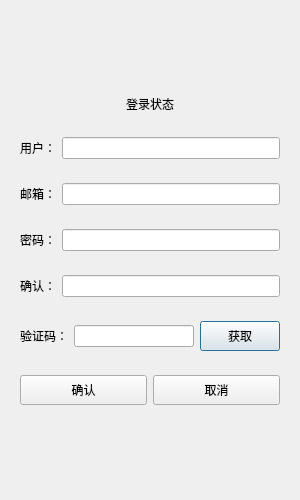
<?xml version="1.0" encoding="UTF-8"?>
<ui version="4.0">
 <class>RegisterDialog</class>
 <widget class="QDialog" name="RegisterDialog">
  <property name="geometry">
   <rect>
    <x>0</x>
    <y>0</y>
    <width>300</width>
    <height>500</height>
   </rect>
  </property>
  <property name="minimumSize">
   <size>
    <width>300</width>
    <height>500</height>
   </size>
  </property>
  <property name="maximumSize">
   <size>
    <width>300</width>
    <height>500</height>
   </size>
  </property>
  <property name="windowTitle">
   <string>Dialog</string>
  </property>
  <layout class="QVBoxLayout" name="verticalLayout">
   <item>
    <widget class="QWidget" name="widget" native="true">
     <layout class="QHBoxLayout" name="horizontalLayout_8">
      <item>
       <spacer name="verticalSpacer_2">
        <property name="orientation">
         <enum>Qt::Vertical</enum>
        </property>
        <property name="sizeHint" stdset="0">
         <size>
          <width>20</width>
          <height>28</height>
         </size>
        </property>
       </spacer>
      </item>
     </layout>
    </widget>
   </item>
   <item>
    <widget class="QWidget" name="widget_10" native="true">
     <layout class="QHBoxLayout" name="horizontalLayout_9">
      <item>
       <widget class="QLabel" name="state_lable">
        <property name="text">
         <string>登录状态</string>
        </property>
        <property name="alignment">
         <set>Qt::AlignCenter</set>
        </property>
       </widget>
      </item>
     </layout>
    </widget>
   </item>
   <item>
    <widget class="QWidget" name="widget_2" native="true">
     <layout class="QHBoxLayout" name="horizontalLayout_3">
      <item>
       <widget class="QLabel" name="label">
        <property name="text">
         <string>用户：</string>
        </property>
       </widget>
      </item>
      <item>
       <widget class="QLineEdit" name="user_edit"/>
      </item>
     </layout>
    </widget>
   </item>
   <item>
    <widget class="QWidget" name="widget_3" native="true">
     <layout class="QHBoxLayout" name="horizontalLayout_2">
      <item>
       <widget class="QLabel" name="label_2">
        <property name="text">
         <string>邮箱：</string>
        </property>
       </widget>
      </item>
      <item>
       <widget class="QLineEdit" name="email_edit"/>
      </item>
     </layout>
    </widget>
   </item>
   <item>
    <widget class="QWidget" name="widget_4" native="true">
     <layout class="QHBoxLayout" name="horizontalLayout">
      <item>
       <widget class="QLabel" name="label_3">
        <property name="text">
         <string>密码：</string>
        </property>
       </widget>
      </item>
      <item>
       <widget class="QLineEdit" name="password_edit"/>
      </item>
     </layout>
    </widget>
   </item>
   <item>
    <widget class="QWidget" name="widget_5" native="true">
     <layout class="QHBoxLayout" name="horizontalLayout_4">
      <item>
       <widget class="QLabel" name="label_4">
        <property name="text">
         <string>确认：</string>
        </property>
       </widget>
      </item>
      <item>
       <widget class="QLineEdit" name="confirm_edit"/>
      </item>
     </layout>
    </widget>
   </item>
   <item>
    <widget class="QWidget" name="widget_6" native="true">
     <layout class="QHBoxLayout" name="horizontalLayout_5">
      <item>
       <widget class="QLabel" name="label_5">
        <property name="text">
         <string>验证码：</string>
        </property>
       </widget>
      </item>
      <item>
       <widget class="QLineEdit" name="identify_edit"/>
      </item>
      <item>
       <widget class="QPushButton" name="pushButton">
        <property name="minimumSize">
         <size>
          <width>0</width>
          <height>30</height>
         </size>
        </property>
        <property name="maximumSize">
         <size>
          <width>16777215</width>
          <height>30</height>
         </size>
        </property>
        <property name="text">
         <string>获取</string>
        </property>
       </widget>
      </item>
     </layout>
    </widget>
   </item>
   <item>
    <widget class="QWidget" name="widget_7" native="true">
     <layout class="QHBoxLayout" name="horizontalLayout_6">
      <item>
       <widget class="QPushButton" name="confirm_btn">
        <property name="minimumSize">
         <size>
          <width>0</width>
          <height>30</height>
         </size>
        </property>
        <property name="maximumSize">
         <size>
          <width>16777215</width>
          <height>30</height>
         </size>
        </property>
        <property name="text">
         <string>确认</string>
        </property>
       </widget>
      </item>
      <item>
       <widget class="QPushButton" name="cancel_btn">
        <property name="minimumSize">
         <size>
          <width>0</width>
          <height>30</height>
         </size>
        </property>
        <property name="maximumSize">
         <size>
          <width>16777215</width>
          <height>30</height>
         </size>
        </property>
        <property name="text">
         <string>取消</string>
        </property>
       </widget>
      </item>
     </layout>
    </widget>
   </item>
   <item>
    <widget class="QWidget" name="widget_8" native="true">
     <layout class="QVBoxLayout" name="verticalLayout_2">
      <item>
       <widget class="QWidget" name="widget_9" native="true">
        <layout class="QHBoxLayout" name="horizontalLayout_7">
         <item>
          <spacer name="verticalSpacer">
           <property name="orientation">
            <enum>Qt::Vertical</enum>
           </property>
           <property name="sizeHint" stdset="0">
            <size>
             <width>20</width>
             <height>29</height>
            </size>
           </property>
          </spacer>
         </item>
        </layout>
       </widget>
      </item>
     </layout>
    </widget>
   </item>
  </layout>
 </widget>
 <resources/>
 <connections/>
</ui>
